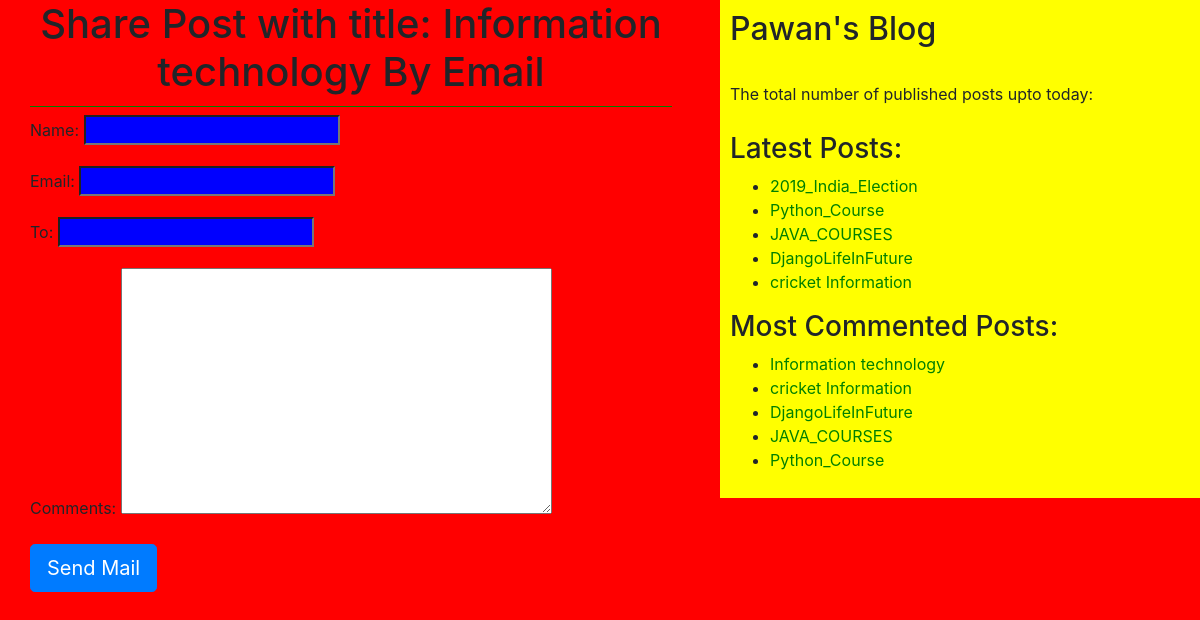
/1/share/, run on the app's committed database.
### blogapp/models.py (models this page shows, shortened)
class Post(models.Model):
    STATUS_CHOICES=(('draft','Draft'),('published','Published'))
    title=models.CharField(max_length=256)
    slug=models.SlugField(max_length=264,unique_for_date='publish')
    author=models.ForeignKey(User,related_name='blog_posts',on_delete=models.DO_NOTHING)
    body=models.TextField()
    publish=models.DateTimeField(default=timezone.now)
    created=models.DateTimeField(auto_now_add=True)
    updated=models.DateTimeField(auto_now=True)
    status=models.CharField(max_length=10,choices=STATUS_CHOICES,default='draft')
    objects=CustomManager()
    tags=TaggableManager()
    class Meta:
        ordering=('-publish',)
    def get_absolute_url(self):
        return reverse('post_detail',args=[self.publish.year,self.publish.strftime('%m'),self.publish.strftime('%d'),self.slug])

### blogapp/views.py (the view)
# urls.py: url(r'^(?P<id>\d+)/share/$',views.mail_send_view),
def mail_send_view(request,id):
    post=get_object_or_404(Post,id=id,status='published')
    sent=False
    if request.method=='POST':
        form=EmailSendForm(request.POST)
        if form.is_valid():
            cd=form.cleaned_data
            subject='{}({}) recommends you to read"{}"'.format(cd['name'],cd['email'],post.title)
            post_url=request.build_absolute_uri(post.get_absolute_url())
            message='Read Post At:\n {}\n\n{}\'s Comments:\n{}'.format(post_url,cd['name'],cd['comments'])
            send_mail(subject,message,'kumarsharmapawan190@gmail.com',[cd['to']])
            sent=True
    else:
        form=EmailSendForm()
    return render(request,'blogapp/sharebyemail.html',{'form':form,'post':post,'sent':sent})

### blogapp/forms.py
class EmailSendForm(forms.Form):
    name=forms.CharField()
    email=forms.EmailField()
    to=forms.EmailField()
    comments=forms.CharField(required=False,widget=forms.Textarea)

### blogapp/models.py (called while the page is built)
    def get_queryset(self):
        return super().get_queryset().filter(status='published')

### blogapp/templatetags/blog_tags.py (called while the page is built)
@register.simple_tag(name='my_tag')
def total_posts():
    return Post.objects.count()

@register.inclusion_tag('blogapp/latest_posts123.html')
def show_latest_posts(count=3):
    latest_posts=Post.objects.order_by('-publish')[:count]
    return {'latest_posts':latest_posts}

@register.simple_tag
def get_most_commented_posts(count=5):
    return Post.objects.annotate(total_comments=Count('comments')).order_by('-total_comments')[:count]

### templates/blogapp/sharebyemail.html (shortened to what this page needs)
<!DOCTYPE html>
{%extends 'blogapp/base.html' %}
    {%block content%}
    {%if sent%}
    <h1>Email Successfully sent!!</h1>
    <h2>Post with the title:{{post.title}} information shared by email</h2>
    {%else%}
    <h1>Share Post with title: {{post.title}} By Email</h1>
        <form method='POST'>
          {{form.as_p}}
          <input type="submit" class='btn btn-primary btn-lg' value="Send Mail">
          </form>
    {%endif%}
    {%endblock%}

### templates/blogapp/base.html (shortened to what this page needs)
<!DOCTYPE html>
{%load blog_tags%}
{%load static%}
<html lang="en" dir="ltr">
  <head>
    <link rel="stylesheet" href="https://stackpath.bootstrapcdn.com/bootstrap/4.5.0/css/bootstrap.min.css">
    <link rel="stylesheet" href="{% static "css/blog.css"%}">
  </head>
  <body>
    <div class="content">
      {%block content%}
      {%endblock%}
  </div>
  <div class='sidebar'>
       <h2>Pawan's Blog</h2>
       <p>The total number of published posts upto today: <span id='pcount'>{% my_tag %}</span></p>
       <h3>Latest Posts:</h3>{%show_latest_posts 5%}
       <h3>Most Commented Posts:</h3>
       {%get_most_commented_posts as most_commented_posts%}
       <ul>
         {%for post in most_commented_posts %}
         <li><a href="{{post.get_absolute_url}}">{{post.title}}</a></li>
         {%endfor%}
       </ul>
  </div>
  </body>
</html>

### templates/blogapp/latest_posts123.html
<ul>
  {%for post in latest_posts %}
  <li><a href="{{post.get_absolute_url}}">{{post.title}}</a></li>
  {%endfor%}
</ul>

### static/css/blog.css (style rules this page uses)
.content { width:56%; float:left; padding: 0 0 0 30px; background: red; height: 100%; }
.sidebar { width:40%; float:right; padding: 10px; background: yellow; height: 100%; }
h1 { text-align: center; border-bottom: 1px solid green; padding-bottom: 10px; }
body { background-color: red; }
a { color: green; }
input { background: blue; color:white; }
#pcount { font-size: 40px; color: yellow; font-weight: bold; }

### data on the page
Post: title "Information technology"
Post: title "2019_India_Election"
Post: title "Python_Course"
Post: title "JAVA_COURSES"
Post: title "DjangoLifeInFuture"
Post: title "cricket Information"
